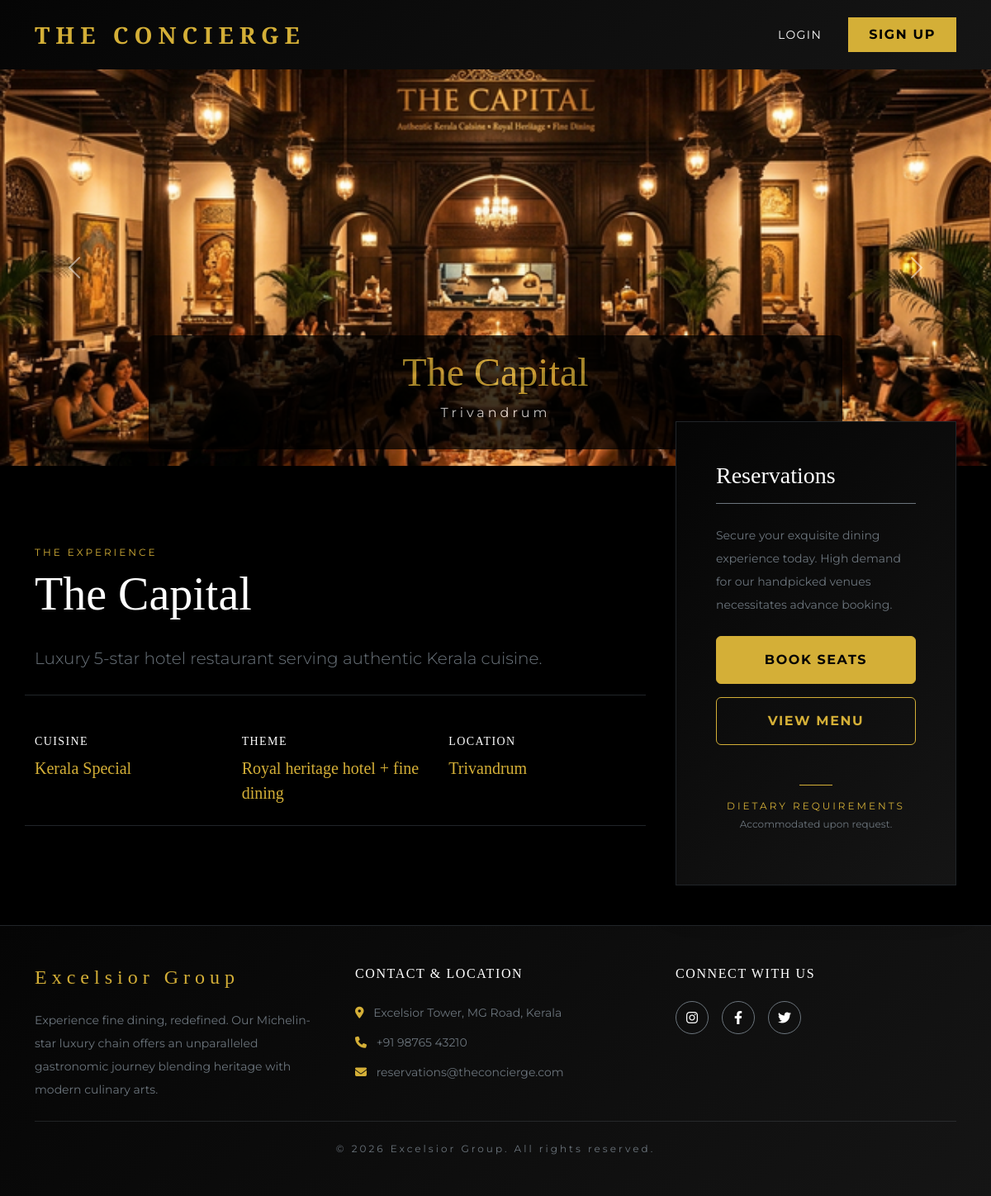
Page /restaurant/1/ on the committed database.
### core/models.py (models this page shows, shortened)
class Restaurant(models.Model):
    name = models.CharField(max_length=200)
    location = models.CharField(max_length=200)
    description = models.TextField()
    theme = models.CharField(max_length=200)
    cuisine = models.CharField(max_length=200)
    image = models.ImageField(upload_to='restaurants/', null=True, blank=True)

### core/views.py (the view)
# urls.py: path('restaurant/<int:id>/', views.restaurant_detail, name='restaurant_detail'),
def restaurant_detail(request, id):
    restaurant = get_object_or_404(Restaurant, id=id)
    return render(request, 'restaurant_detail.html', {'restaurant': restaurant})

### templates/restaurant_detail.html (shortened to what this page needs)
{% extends 'base.html' %}
{% load static %}
{% block content %}
<div class="position-relative overflow-hidden mb-5">
    <div id="restaurantCarousel" class="carousel slide" data-bs-ride="carousel">
        <div class="carousel-inner" style="height: 60vh;">
            <div class="carousel-item active h-100">
                <img src="{% if restaurant.image %}{{ restaurant.image.url }}{% else %}/static/images/placeholder.webp{% endif %}"
                    class="d-block w-100 h-100 object-fit-cover" alt="{{ restaurant.name }}">
                <div class="carousel-caption d-none d-md-block bg-black opacity-75 rounded p-3">
                    <h5 class="font-secondary text-gold display-5">{{ restaurant.name }}</h5>
                    <p class="tracking-widest">{{ restaurant.location }}</p>
                </div>
            </div>
        </div>
        <button class="carousel-control-prev" type="button" data-bs-target="#restaurantCarousel" data-bs-slide="prev">
            <span class="carousel-control-prev-icon" aria-hidden="true"></span>
        </button>
        <button class="carousel-control-next" type="button" data-bs-target="#restaurantCarousel" data-bs-slide="next">
            <span class="carousel-control-next-icon" aria-hidden="true"></span>
        </button>
    </div>
</div>
<div class="container py-5" data-aos="fade-up">
    <div class="row gx-5">
        <div class="col-lg-8">
            <span class="text-uppercase tracking-widest text-gold fs-8 mb-2 d-block">The Experience</span>
            <h2 class="font-secondary display-4 text-white mb-4">{{ restaurant.name }}</h2>
            <p class="lead text-secondary lh-lg mb-5" style="font-weight: 300;">{{ restaurant.description }}</p>
            <div class="row mb-5 g-4 border-top border-bottom border-dark py-4">
                <div class="col-md-4">
                    <h5 class="text-white text-uppercase tracking-wider fs-7">Cuisine</h5>
                    <p class="text-gold font-secondary fs-5 mb-0">{{ restaurant.cuisine }}</p>
                </div>
                <div class="col-md-4">
                    <h5 class="text-white text-uppercase tracking-wider fs-7">Theme</h5>
                    <p class="text-gold font-secondary fs-5 mb-0">{{ restaurant.theme }}</p>
                </div>
                <div class="col-md-4">
                    <h5 class="text-white text-uppercase tracking-wider fs-7">Location</h5>
                    <p class="text-gold font-secondary fs-5 mb-0">{{ restaurant.location }}</p>
                </div>
            </div>
        </div>
        <div class="col-lg-4">
            <div class="bg-black-gradient border border-dark p-5 position-sticky top-0 shadow-lg"
                style="margin-top: -150px; z-index: 10;">
                <h3 class="font-secondary text-white border-bottom border-secondary pb-3 mb-4">Reservations</h3>
                <p class="text-secondary fs-7 mb-4 lh-lg">Secure your exquisite dining experience today. High demand for
                    our handpicked venues necessitates advance booking.</p>
                <div class="d-grid gap-3">
                    <a href="{% url 'book_seats' restaurant.id %}"
                        class="btn btn-gold py-3 text-uppercase tracking-wider fw-bold hover-scale">Book Seats</a>
                    <a href="{% url 'public_menu' restaurant.id %}"
                        class="btn btn-outline-gold py-3 text-uppercase tracking-wider fw-bold hover-scale">View
                        Menu</a>
                </div>
                <div class="mt-5 text-center">
                    <div style="width: 40px; height: 1px; background-color: var(--gold); margin: 0 auto 1rem;"></div>
                    <span class="text-uppercase tracking-widest text-gold fs-8 d-block mb-1">Dietary Requirements</span>
                    <p class="text-secondary fs-8">Accommodated upon request.</p>
                </div>
            </div>
        </div>
    </div>
</div>
{% endblock %}

### static/css/style.css (style rules this page uses)
:root { --gold: #D4AF37; --dark-red: #8B0000; --black: #050505; --black-gradient: #111111; --white: #F8F8F8; --grey: #333333; }
body { background-color: var(--black); color: var(--white); font-family: 'Montserrat', sans-serif; margin: 0; padding: 0; overflow-x: hidden; }
h1, h2, h3, h4, h5, h6, .font-secondary { font-family: 'Playfair Display', serif; }
.text-gold { color: var(--gold) !important; }
.bg-black-gradient { background: linear-gradient(135deg, #050505 0%, #151515 100%) !important; }
.tracking-widest { letter-spacing: 0.25em; }
.tracking-wider { letter-spacing: 0.1em; }
.fs-7 { font-size: 0.875rem; }
.fs-8 { font-size: 0.75rem; }
a { text-decoration: none; transition: all 0.3s ease; }
.btn-gold { background-color: var(--gold); color: var(--black); border: 1px solid var(--gold); transition: all 0.3s ease; }
.btn-outline-gold { background-color: transparent; color: var(--gold); border: 1px solid var(--gold); transition: all 0.3s ease; }
.hover-scale { transition: transform 0.3s ease; }

### rows in the picture
Restaurant: image (picture), name "The Capital", location "Trivandrum", description "Luxury 5-star hotel restaurant serving authentic Kerala cuisine.", cuisine "Kerala Special", theme "Royal heritage hotel + fine dining"
